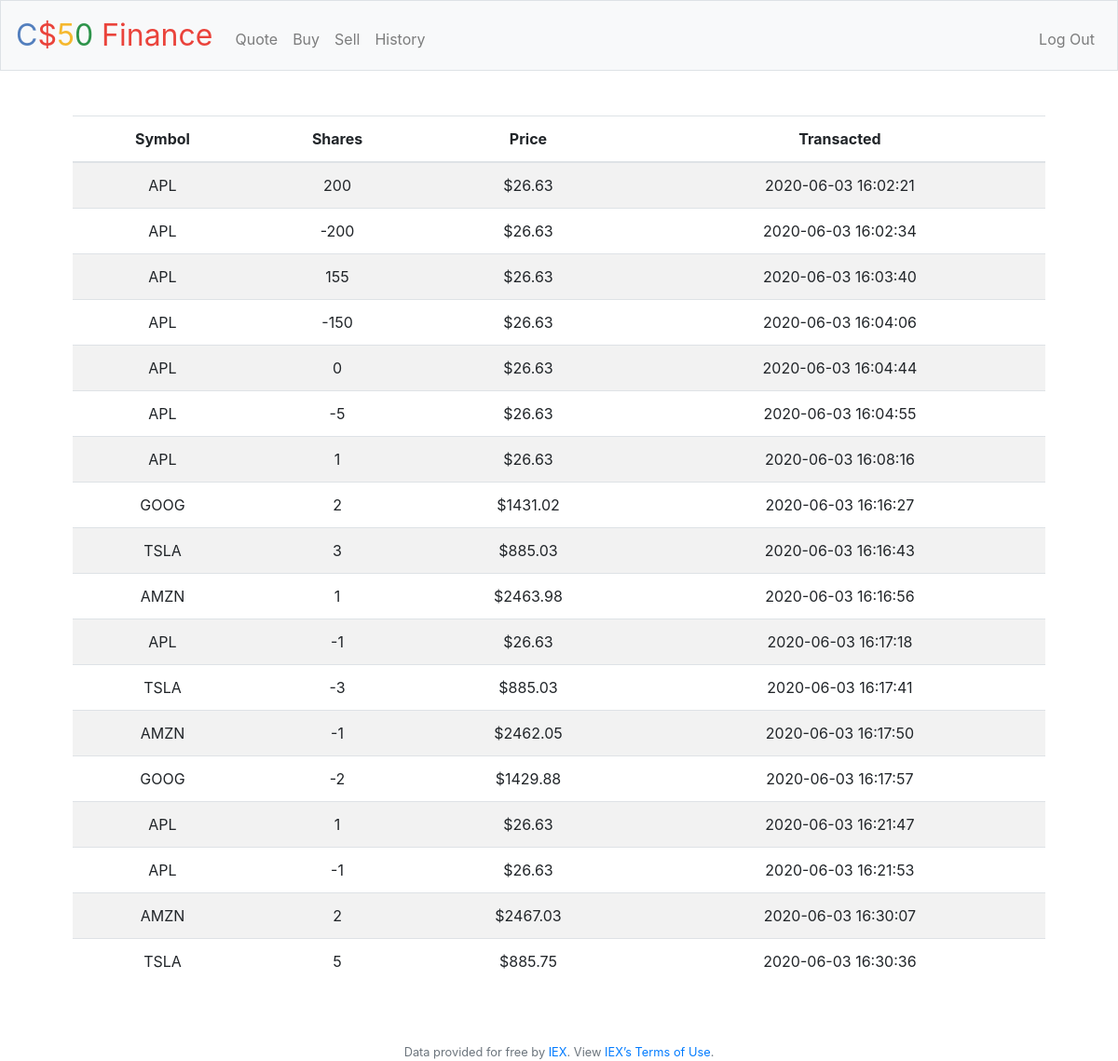
Screenshot of /history (signed in) with the database file from the repository.
### tables this page shows
CREATE TABLE 'history' (
transactionid INTEGER PRIMARY KEY AUTOINCREMENT NOT NULL,
userid INTEGER NOT NULL,
datetime TIMESTAMP NOT NULL,
stock VARCHAR NOT NULL,
quantity INTEGER NOT NULL,'priceEach' FLOAT NOT NULL
);

### 8 Web/finance/application.py (the view)
@app.route("/history")
@login_required
def history():
    userId = session["user_id"]
    transactions = db.execute("SELECT stock, quantity, priceEach, datetime FROM history WHERE userid = :userId", userId = userId)
    return render_template("history.html", transactions=transactions)

### 8 Web/finance/application.py (called while the page is built)
@app.after_request
def after_request(response):
    response.headers["Cache-Control"] = "no-cache, no-store, must-revalidate"
    response.headers["Expires"] = 0
    response.headers["Pragma"] = "no-cache"
    return response

### 8 Web/finance/helpers.py (called while the page is built)
def login_required(f):
    @wraps(f)
    def decorated_function(*args, **kwargs):
        if session.get("user_id") is None:
            return redirect("/login")
        return f(*args, **kwargs)
    return decorated_function

### 8 Web/finance/templates/history.html (shortened to what this page needs)
{% extends "layout.html" %}
{% block main %}
    <table class="table table-striped">
        <thead>
            <tr>
                <th>Symbol</th>
                <th>Shares</th>
                <th>Price</th>
                <th>Transacted</th>
            </tr>
        </thead>
        <tbody>
                {% for transaction in transactions %}
                    <tr>
                        <td>{{ transaction["stock"] }}</td>
                        <td>{{ transaction["quantity"] }}</td>
                        <td>{{ "${:.2f}".format(transaction["priceEach"]|float) }}</td>
                        <td>{{ transaction["datetime"] }}</td>
                    </tr>
                {% endfor %}
        </tbody>
    </table>
{% endblock %}

### 8 Web/finance/templates/layout.html (shortened to what this page needs)
<!DOCTYPE html>
<html lang="en">
    <head>
        <link href="https://maxcdn.bootstrapcdn.com/bootstrap/4.1.3/css/bootstrap.min.css" rel="stylesheet">
        <link href="/static/styles.css" rel="stylesheet">
    </head>
    <body>
        <nav class="navbar navbar-expand-md navbar-light bg-light border">
            <a class="navbar-brand" href="/"><span class="blue">C</span><span class="red">$</span><span class="yellow">5</span><span class="green">0</span> <span class="red">Finance</span></a>
            <div class="collapse navbar-collapse" id="navbar">
                {% if session.user_id %}
                    <ul class="navbar-nav mr-auto mt-2">
                        <li class="nav-item"><a class="nav-link" href="/quote">Quote</a></li>
                        <li class="nav-item"><a class="nav-link" href="/buy">Buy</a></li>
                        <li class="nav-item"><a class="nav-link" href="/sell">Sell</a></li>
                        <li class="nav-item"><a class="nav-link" href="/history">History</a></li>
                    </ul>
                    <ul class="navbar-nav ml-auto mt-2">
                        <li class="nav-item"><a class="nav-link" href="/logout">Log Out</a></li>
                    </ul>
                {% else %}
                    <ul class="navbar-nav ml-auto mt-2">
                        <li class="nav-item"><a class="nav-link" href="/register">Register</a></li>
                        <li class="nav-item"><a class="nav-link" href="/login">Log In</a></li>
                    </ul>
                {% endif %}
            </div>
        </nav>
        <main class="container p-5">
            {% block main %}{% endblock %}
        </main>
        <footer class="small text-center text-muted">
            Data provided for free by <a href="https://iextrading.com/developer">IEX</a>. View <a href="https://iextrading.com/api-exhibit-a/">IEX’s Terms of Use</a>.
        </footer>
    </body>
</html>

### 8 Web/finance/static/styles.css (style rules this page uses)
nav .navbar-brand { font-size: xx-large; }
nav .navbar-brand .blue { color: #537fbe; }
nav .navbar-brand .red { color: #ea433b; }
nav .navbar-brand .yellow { color: #f5b82e; }
nav .navbar-brand .green { color: #2e944b; }
main { overflow-x: auto; text-align: center; }

### rows the page displays
history: priceEach "$26.63"
history: priceEach "$26.63"
history: priceEach "$26.63"
history: priceEach "$26.63"
history: priceEach "$26.63"
history: priceEach "$26.63"
history: priceEach "$26.63"
history: priceEach "$1431.02"
history: priceEach "$885.03"
history: priceEach "$2463.98"
history: priceEach "$26.63"
history: priceEach "$885.03"
history: priceEach "$2462.05"
history: priceEach "$1429.88"
history: priceEach "$26.63"
history: priceEach "$26.63"
history: priceEach "$2467.03"
history: priceEach "$885.75"
